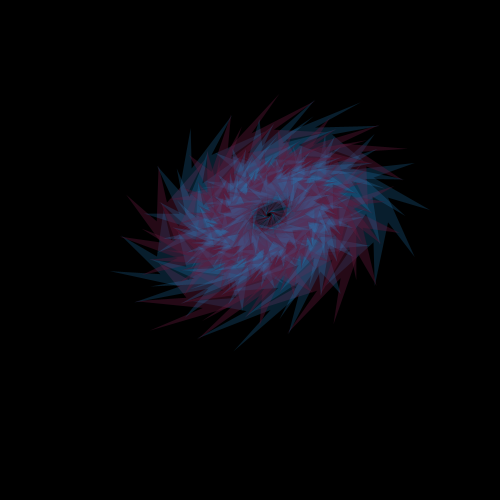
Frame 1 (no input)
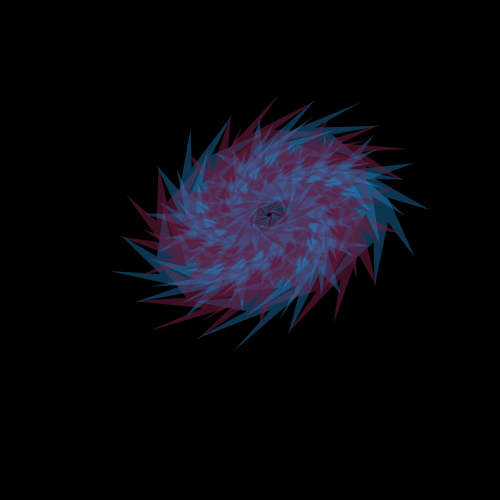
Frame 2 (the mouse pressed at the canvas centre, redrawn once)

The Processing sketch that drew these frames (run headless with seeded random() and noise(); the mouse was pressed at the canvas centre and the sketch redrawn once):

// Processing sketch: processing_84741
// ── processing_84741.pde

void setup(){
 smooth();
  background(/*225,245,243*/0);
  size(500, 500);
}
void draw(){

mouseX=100;
mouseY=100;
float x=20;//mouseX;
float y=40;//mouseY;
float n=10;//3+random(8); // nombre de cotes du polygone
float R=40;//+random(50); // rayon du polygone 
float r=4*R/2; // rayon de l'etoile polygonale
color bleu=color(35,137,203);
color rose=color(95,24,56);
stroke(0,45);
strokeWeight(4/5);
fill(237,162,0,56);
float pisn=PI/n;
translate(width/2+r,height/2-r);
//for(int j=0;j</*n*5*/1;j++){forme simple
for(int j=0;j<=n*5;j++){
  {if (j%2==0){
  fill(bleu,56);}
  else{
 fill(rose,99);}
// dessin des n sommets du polygone
beginShape();
for(int k=0;k<n;k++) {
if (n%2==0){ // cas du polygone a un nombre pair de sommets
  vertex(x+R*cos(k*2*pisn-pisn),y-R*sin(k*2*pisn-pisn));
  vertex(x+r*cos(k*2*pisn-2*pisn),y-r*sin(k*2*pisn-2*pisn));
}else{ // cas du polygone a un nombre impair de sommets
  vertex(x+R*cos(k*2*pisn-2*pisn),y-R*sin(k*2*pisn-2*pisn));
  vertex(x+r*cos(k*2*pisn-pisn),y-r*sin(k*2*pisn-pisn));
}
}
endShape(CLOSE);
// dessin des n sommets du polygone
translate(x-10,y-10);
rotate(PI/5); 
//rotate(23*PI/53);
scale(0.8,1.2);
noLoop();
}
}
}
